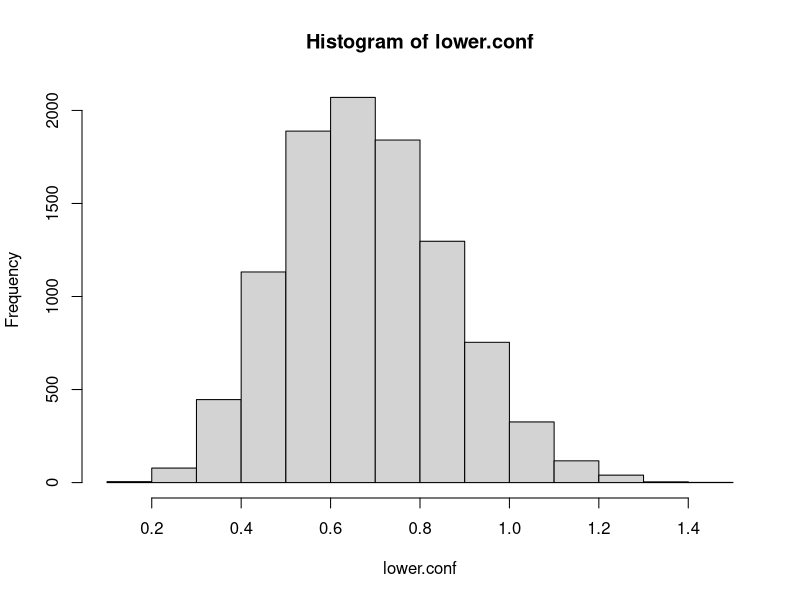
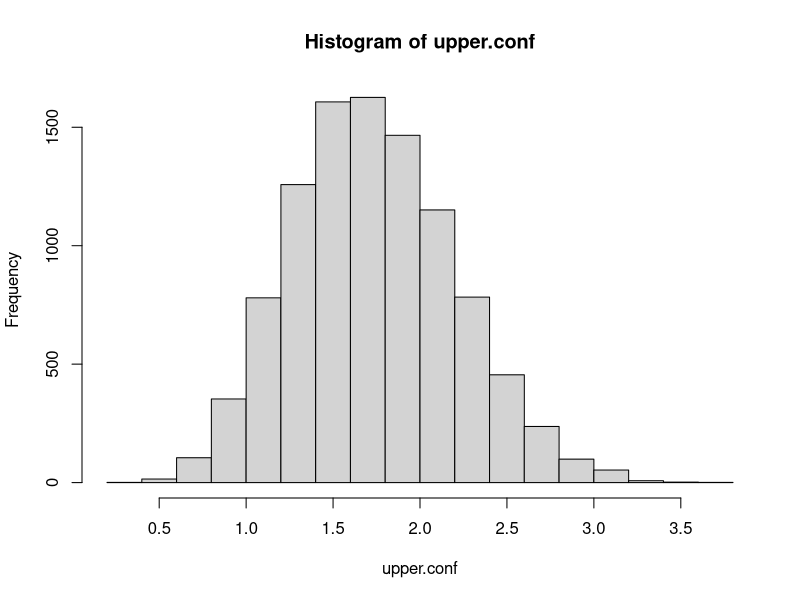

Recreate these plots in R, in order.
mu<-0
sigma<-1
alpha=0.1
N<-10^4
lower.conf<-numeric(N)
upper.conf<-numeric(N)
for(i in 1:N)
{
x<-rnorm(8,mu,sigma)
s<-sd(x)
n<-length(x)
lower.conf[i]<-sqrt((n-1)*s^2/qchisq(alpha/2,n-1,lower.tail = FALSE))
upper.conf[i]<-sqrt((n-1)*s^2/qchisq(1-alpha/2,n-1,lower.tail = FALSE))
}
length(upper.conf[upper.conf<sigma])/N
hist(lower.conf)
hist(upper.conf)
sd(upper.conf)

